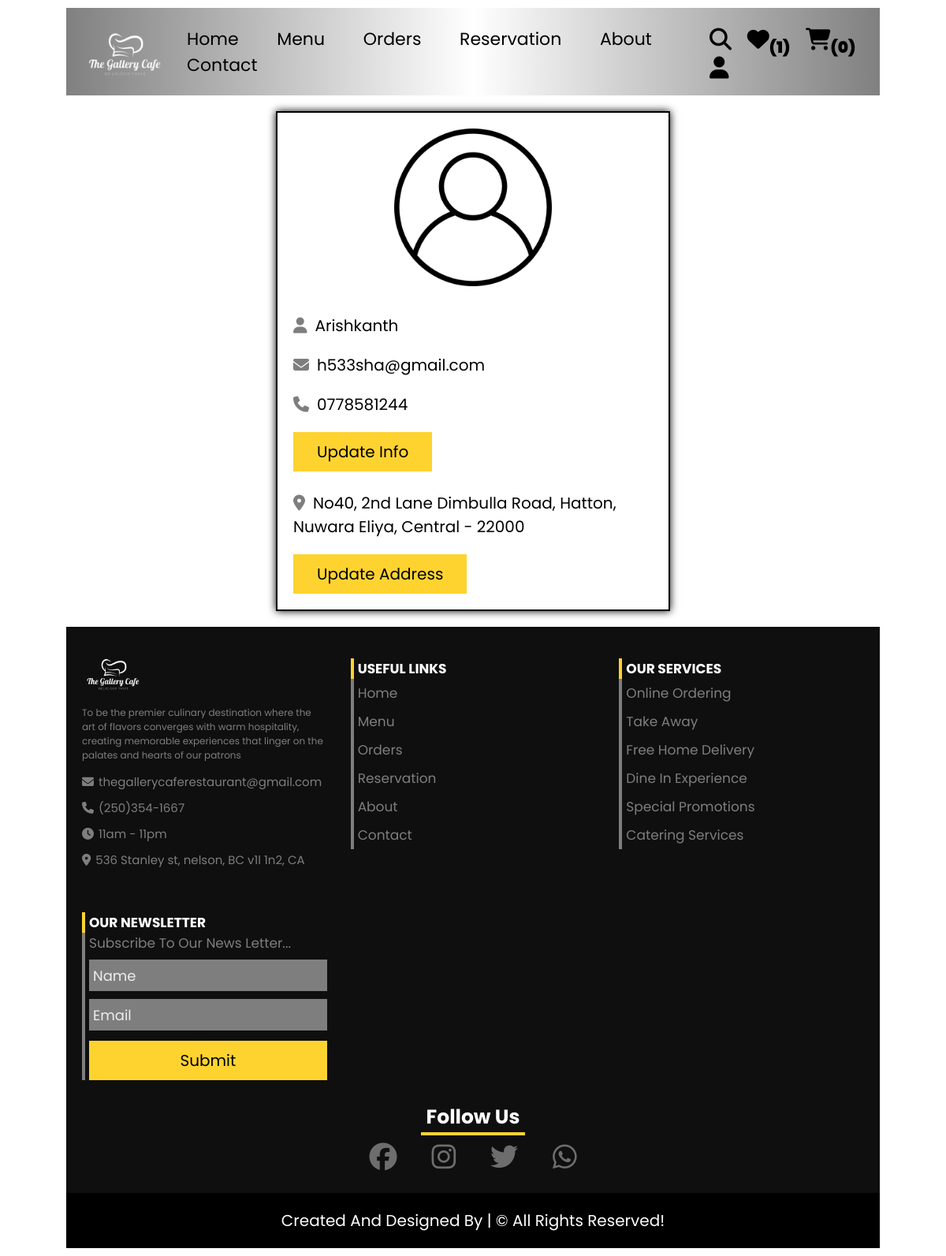
/customer/profile.php (signed in), run on the app's committed database.
### tables this page shows
CREATE TABLE `users` (
  `id` int(11) NOT NULL,
  `name` varchar(50) NOT NULL,
  `email` varchar(50) NOT NULL,
  `number` varchar(11) NOT NULL,
  `password` char(255) NOT NULL,
  `reg_date` datetime NOT NULL DEFAULT current_timestamp(),
  `address` varchar(255) NOT NULL
);

### customer/profile.php (the view, shortened to what this page needs)
<?php
    include("../db/database.php");
?>
<!DOCTYPE html>
<html lang="en">
<head>
    <link rel="stylesheet" href="https://cdnjs.cloudflare.com/ajax/libs/font-awesome/6.1.1/css/all.min.css">
    <link rel="stylesheet" href="../CSS/customer_style.css">
</head>
<body>
    <?php include("../components/user_header.php"); ?>
    <section class="user-profile">
        <div class="user">
            <img src="../images/user-icon.png" alt="">
            <p><i class="fas fa-user"></i><span><?= $fetch_profile['name'] ?></span></p>
            <p><i class="fas fa-envelope"></i><span><?= $fetch_profile['email'] ?></span></p>
            <p><i class="fas fa-phone"></i><span><?= $fetch_profile['number'] ?></span></p>
            <a href="update_profile.php" class="btn">update info</a>
            <p class="address"><i class="fas fa-map-marker-alt"></i><span><?php if($fetch_profile['address'] == '')
            {echo "please update your address";}else{echo $fetch_profile['address'];} ?></span></p>
            <a href="update_address.php" class="btn">update address</a>
        </div>
    </section>
</body>
</html>
<?php include("../components/footer.php"); ?>

### CSS/customer_style.css (style rules this page uses)
:root { --yellow: #fed330; --red: #e74c3c; --light-color: #7e7e7e; --border: 2px solid #000; --light: #ededed; --light-black: #0f0f0f; }
* { font-family: 'poppins', sans-serif; margin: 0; padding: 0; box-sizing: border-box; outline: none; border: none; text-decoration: none; }
html { font-size: 62.5%; overflow-x: hidden; scroll-behavior: smooth; stop-opacity: 7rem; scroll-padding-top: 7rem; }
section { margin: 0 auto; max-width: 1300px; padding: 2rem; }
.btn, .delete-btn { margin-top: 1rem; display: inline-block; font-size: 2rem; padding: 1rem 3rem; cursor: pointer; transition: .2s linear; text-transform: capitalize; }
.btn { background-color: var(--yellow); color: #000; }
.user-profile .user { max-width: 50rem; margin: 0 auto; border: var(--border); padding: 2rem; background: transparent; backdrop-filter: blur(20px); box-shadow: 0 0 10px black; }
.user-profile .user img { width: 100%; height: 20rem; object-fit: contain; margin-bottom: 2rem; }
.user-profile .user p { padding: 1rem 0; line-height: 1.5; font-size: 2rem; }
.user-profile .user p i { color: var(--light-color); margin-right: 1rem; }
.user-profile .user .address { margin-top: 1.5rem; }

### customer/profile.php (style rules this page uses)
body { background: url('../images/bg1.jpg'); padding: 1rem 7%; background-position: center; background-size: cover; background-repeat: no-repeat; }

### data on the page
users: name "Arishkanth", email "h533sha@gmail.com", number "0778581244", address "No40, 2nd Lane Dimbulla Road, Hatton, Nuwara Eliya, Central - 22000"

### other printed values
$total_user_wishlist_items "1"
count($_SESSION["cart"]) "0"
